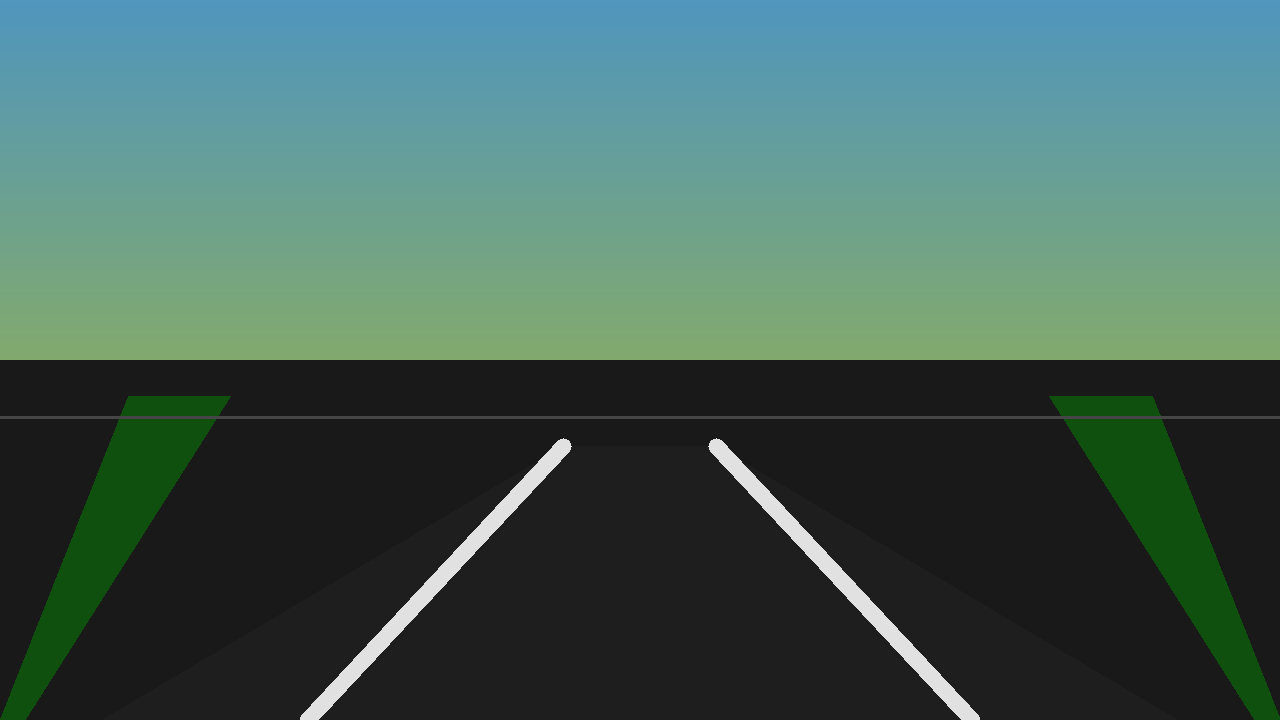
#> input picture data/sample_lane_frame.png, 1280 x 720 px
$ python validate_cpu_vs_gpu.py --image ../data/sample_lane_frame.png
#> lines starting #> are read from the running program, lines starting #| are printed output that depends on the picture; after the words box and inside, x2 and y2 are one past the last pixel; in counts of white or black regions, pixels touching at a corner belong together
### src/cuda_image_processing/io_utils.py
from __future__ import annotations

from pathlib import Path
from typing import Iterable

import cv2
import numpy as np


ROOT = Path(__file__).resolve().parents[2]
DATA_DIR = ROOT / "data"
OUTPUTS_DIR = ROOT / "outputs"
DOCS_ASSETS_DIR = ROOT / "docs" / "assets"


def ensure_dir(path: Path) -> Path:
    path.mkdir(parents=True, exist_ok=True)
    return path


def save_image(path: Path, image: np.ndarray) -> None:
    ensure_dir(path.parent)
    cv2.imwrite(str(path), image)


# [19 lines left out: functions build_video_writer, iter_video_frames, not called in this run]


def read_image(image_path: Path) -> np.ndarray:
    image = cv2.imread(str(image_path))
    if image is None:
        raise RuntimeError(f"Unable to load image: {image_path}")
    return image

### src/cuda_image_processing/lane_detection.py
from __future__ import annotations

from dataclasses import dataclass
from time import perf_counter_ns

import cv2
import numpy as np


@dataclass
class LaneDetectionResult:
    grayscale: np.ndarray
    blurred: np.ndarray
    edges: np.ndarray
    roi_edges: np.ndarray
    line_segments: np.ndarray | None
    lanes: list[tuple[int, int, int, int]]
    line_overlay: np.ndarray
    output: np.ndarray
    timings_ms: dict[str, float]


def _elapsed_ms(start_ns: int) -> float:
    return (perf_counter_ns() - start_ns) / 1_000_000.0


def to_grayscale(frame: np.ndarray) -> np.ndarray:
    return cv2.cvtColor(frame, cv2.COLOR_BGR2GRAY)


def apply_blur(image: np.ndarray, kernel_size: int = 5) -> np.ndarray:
    return cv2.GaussianBlur(image, (kernel_size, kernel_size), 0)


def detect_edges(image: np.ndarray, low_threshold: int = 50, high_threshold: int = 150) -> np.ndarray:
    return cv2.Canny(image, low_threshold, high_threshold)


def apply_roi_mask(image: np.ndarray) -> np.ndarray:
    height, width = image.shape[:2]
    polygon = np.array(
        [
            [
                (int(width * 0.08), height),
                (int(width * 0.43), int(height * 0.60)),
                (int(width * 0.57), int(height * 0.60)),
                (int(width * 0.92), height),
            ]
        ],
        dtype=np.int32,
    )

    mask = np.zeros_like(image)
    fill_value = 255 if image.ndim == 2 else (255,) * image.shape[2]
    cv2.fillPoly(mask, polygon, fill_value)
    return cv2.bitwise_and(image, mask)


def detect_line_segments(masked_edges: np.ndarray) -> np.ndarray | None:
    height, width = masked_edges.shape[:2]
    min_length = max(int(width * 0.08), 40)
    max_gap = max(int(width * 0.02), 20)
    return cv2.HoughLinesP(
        masked_edges,
        1,
        np.pi / 180,
        threshold=40,
        minLineLength=min_length,
        maxLineGap=max_gap,
    )


def _weighted_average_line(points: list[tuple[float, float, float]]) -> tuple[float, float] | None:
    if not points:
        return None
    total_weight = sum(weight for _, _, weight in points)
    slope = sum(slope * weight for slope, _, weight in points) / total_weight
    intercept = sum(intercept * weight for _, intercept, weight in points) / total_weight
    return slope, intercept


def _make_line_points(
    slope: float,
    intercept: float,
    width: int,
    height: int,
    y_bottom: int,
    y_top: int,
) -> tuple[int, int, int, int] | None:
    if abs(slope) < 1e-6:
        return None

    x_bottom = int((y_bottom - intercept) / slope)
    x_top = int((y_top - intercept) / slope)

    x_bottom = int(np.clip(x_bottom, 0, width - 1))
    x_top = int(np.clip(x_top, 0, width - 1))
    return x_bottom, y_bottom, x_top, y_top


def average_lane_lines(frame: np.ndarray, line_segments: np.ndarray | None) -> list[tuple[int, int, int, int]]:
    if line_segments is None:
        return []

    height, width = frame.shape[:2]
    left_fits: list[tuple[float, float, float]] = []
    right_fits: list[tuple[float, float, float]] = []

    for segment in line_segments:
        x1, y1, x2, y2 = segment[0]
        if x1 == x2:
            continue

        slope = (y2 - y1) / (x2 - x1)
        if abs(slope) < 0.45 or abs(slope) > 3.5:
            continue

        intercept = y1 - slope * x1
        length = float(np.hypot(x2 - x1, y2 - y1))
        if slope < 0:
            left_fits.append((slope, intercept, length))
        else:
            right_fits.append((slope, intercept, length))

    lanes: list[tuple[int, int, int, int]] = []
    y_bottom = height - 1
    y_top = int(height * 0.62)

    for fit in (_weighted_average_line(left_fits), _weighted_average_line(right_fits)):
        if fit is None:
            continue
        line = _make_line_points(fit[0], fit[1], width, height, y_bottom, y_top)
        if line is not None:
            lanes.append(line)

    return lanes


def draw_lane_lines(frame: np.ndarray, lanes: list[tuple[int, int, int, int]]) -> np.ndarray:
    overlay = np.zeros_like(frame)
    for x1, y1, x2, y2 in lanes:
        cv2.line(overlay, (x1, y1), (x2, y2), (0, 255, 0), 12)
    return overlay


# [86 lines left out: function detect_color_lane_lines, not called in this run]


def run_lane_detection(frame: np.ndarray) -> LaneDetectionResult:
    timings_ms: dict[str, float] = {}
    total_start = perf_counter_ns()

    stage_start = perf_counter_ns()
    grayscale = to_grayscale(frame)
    timings_ms["grayscale"] = _elapsed_ms(stage_start)

    stage_start = perf_counter_ns()
    blurred = apply_blur(grayscale)
    timings_ms["blur"] = _elapsed_ms(stage_start)

    stage_start = perf_counter_ns()
    edges = detect_edges(blurred)
    timings_ms["edges"] = _elapsed_ms(stage_start)

    stage_start = perf_counter_ns()
    roi_edges = apply_roi_mask(edges)
    timings_ms["roi"] = _elapsed_ms(stage_start)

    stage_start = perf_counter_ns()
    line_segments = detect_line_segments(roi_edges)
    lanes = average_lane_lines(frame, line_segments)
    timings_ms["fit_lanes"] = _elapsed_ms(stage_start)

    stage_start = perf_counter_ns()
    line_overlay = draw_lane_lines(frame, lanes)
    output = cv2.addWeighted(frame, 0.85, line_overlay, 1.0, 0.0)
    timings_ms["overlay"] = _elapsed_ms(stage_start)

    timings_ms["total"] = _elapsed_ms(total_start)

    return LaneDetectionResult(
        grayscale=grayscale,
        blurred=blurred,
        edges=edges,
        roi_edges=roi_edges,
        line_segments=line_segments,
        lanes=lanes,
        line_overlay=line_overlay,
        output=output,
        timings_ms=timings_ms,
    )

### src/cuda_image_processing/gpu_numba.py
from __future__ import annotations

from dataclasses import dataclass
from time import perf_counter_ns

import numpy as np

try:
    from numba import cuda
except Exception as exc:  # pragma: no cover - depends on local optional install
    cuda = None
    _NUMBA_IMPORT_ERROR: Exception | None = exc
else:
    _NUMBA_IMPORT_ERROR = None


class CudaUnavailableError(RuntimeError):
    """Raised when CUDA code is requested on a machine without CUDA support."""


@dataclass
class CudaStatus:
    available: bool
    message: str


@dataclass
class CudaPreprocessResult:
    grayscale: np.ndarray
    blurred: np.ndarray
    edges: np.ndarray
    roi_edges: np.ndarray
    timings_ms: dict[str, float]
    lane_stats: np.ndarray | None = None


def get_cuda_status() -> CudaStatus:
    if _NUMBA_IMPORT_ERROR is not None:
        return CudaStatus(False, f"Numba is not importable: {_NUMBA_IMPORT_ERROR}")
    if cuda is None:
        return CudaStatus(False, "Numba CUDA is not importable.")
    try:
        if not cuda.is_available():
            return CudaStatus(False, "Numba CUDA is installed, but no CUDA-capable NVIDIA GPU is available.")
    except Exception as exc:  # pragma: no cover - depends on local CUDA drivers
        return CudaStatus(False, f"CUDA availability check failed: {exc}")
    return CudaStatus(True, "CUDA is available.")


def require_cuda() -> None:
    status = get_cuda_status()
    if not status.available:
        raise CudaUnavailableError(status.message)


def _elapsed_ms(start_ns: int) -> float:
    return (perf_counter_ns() - start_ns) / 1_000_000.0


if cuda is not None:

    # [104 lines left out: functions _bgr_to_gray_kernel, _box_blur_3x3_kernel, _sobel_threshold_kernel, _roi_mask_kernel, _lane_stats_kernel, _kernel_time_ms, not called in this run]


class CudaFramePreprocessor:
    """Reusable CUDA buffers for fixed-size video frames."""

    def __init__(self, frame_shape: tuple[int, int, int], sobel_threshold: int = 625):
        require_cuda()
        if len(frame_shape) != 3 or frame_shape[2] != 3:
            raise ValueError("CUDA preprocessing expects a BGR frame with shape height x width x 3.")

        self.height, self.width = frame_shape[:2]
        self.frame_shape = frame_shape
        self.sobel_threshold = sobel_threshold
        self.block_dims = (16, 16)
        self.grid_dims = (
            (self.width + self.block_dims[0] - 1) // self.block_dims[0],
            (self.height + self.block_dims[1] - 1) // self.block_dims[1],
        )
        self.empty_image = np.empty((0, 0), dtype=np.uint8)
        self.zero_lane_stats = np.zeros((2, 5), dtype=np.float64)

        self.d_frame = cuda.device_array(frame_shape, dtype=np.uint8)
        self.d_gray = cuda.device_array((self.height, self.width), dtype=np.uint8)
        self.d_blurred = cuda.device_array((self.height, self.width), dtype=np.uint8)
        self.d_edges = cuda.device_array((self.height, self.width), dtype=np.uint8)
        self.d_roi_edges = cuda.device_array((self.height, self.width), dtype=np.uint8)
        self.d_lane_stats = cuda.device_array((2, 5), dtype=np.float64)

    # [115 lines left out: function process, not called in this run]


def preprocess_frame_cuda(
    frame: np.ndarray,
    sobel_threshold: int = 625,
    copy_intermediates: bool = True,
    copy_roi_edges: bool = True,
    compute_lane_stats: bool = False,
) -> CudaPreprocessResult:
    preprocessor = CudaFramePreprocessor(frame.shape, sobel_threshold=sobel_threshold)
    return preprocessor.process(
        frame,
        copy_intermediates=copy_intermediates,
        copy_roi_edges=copy_roi_edges,
        compute_lane_stats=compute_lane_stats,
    )

### src/cuda_image_processing/gpu_pipeline.py
from __future__ import annotations

from collections import deque
from time import perf_counter_ns

import cv2
import numpy as np

from .gpu_numba import CudaFramePreprocessor, CudaUnavailableError, get_cuda_status, preprocess_frame_cuda
from .lane_detection import (
    LaneDetectionResult,
    average_lane_lines,
    detect_line_segments,
    draw_lane_lines,
)


def _elapsed_ms(start_ns: int) -> float:
    return (perf_counter_ns() - start_ns) / 1_000_000.0


# [32 lines left out: function _lanes_from_stats, not called in this run]


class CudaLaneDetector:
    """Stateful CUDA lane detector that reuses device buffers across frames."""

    # [139 lines left out: functions __init__, _split_lanes, _average_widths, _infer_missing, _smooth, _stabilize_lanes and 1 more, not called in this run]


def run_cuda_lane_detection(
    frame: np.ndarray,
    sobel_threshold: int = 625,
    copy_intermediates: bool = True,
    copy_roi_edges: bool = True,
    use_gpu_lane_fit: bool = True,
) -> LaneDetectionResult:
    total_start = perf_counter_ns()
    gpu_result = preprocess_frame_cuda(
        frame,
        sobel_threshold=sobel_threshold,
        copy_intermediates=copy_intermediates,
        copy_roi_edges=copy_roi_edges,
        compute_lane_stats=use_gpu_lane_fit,
    )
    timings_ms = dict(gpu_result.timings_ms)

    stage_start = perf_counter_ns()
    if use_gpu_lane_fit:
        line_segments = None
        lanes = _lanes_from_stats(gpu_result.lane_stats, frame.shape[1], frame.shape[0])
    else:
        line_segments = detect_line_segments(gpu_result.roi_edges)
        lanes = average_lane_lines(frame, line_segments)
    timings_ms["fit_lanes"] = _elapsed_ms(stage_start)

    stage_start = perf_counter_ns()
    line_overlay = draw_lane_lines(frame, lanes)
    output = cv2.addWeighted(frame, 0.85, line_overlay, 1.0, 0.0)
    timings_ms["overlay"] = _elapsed_ms(stage_start)
    timings_ms["total"] = _elapsed_ms(total_start)

    return LaneDetectionResult(
        grayscale=gpu_result.grayscale,
        blurred=gpu_result.blurred,
        edges=gpu_result.edges,
        roi_edges=gpu_result.roi_edges,
        line_segments=line_segments,
        lanes=lanes,
        line_overlay=line_overlay,
        output=output,
        timings_ms=timings_ms,
    )


# [7 lines left out: function explain_cuda_unavailable, not called in this run]


__all__ = [
    "CudaLaneDetector",
    "CudaUnavailableError",
    "explain_cuda_unavailable",
    "get_cuda_status",
    "run_cuda_lane_detection",
]

### scripts/validate_cpu_vs_gpu.py
from __future__ import annotations

import argparse
import sys
from pathlib import Path

import cv2
import numpy as np

ROOT = Path(__file__).resolve().parents[1]
sys.path.insert(0, str(ROOT / "src"))

from cuda_image_processing.gpu_numba import CudaUnavailableError
from cuda_image_processing.gpu_pipeline import explain_cuda_unavailable, run_cuda_lane_detection
from cuda_image_processing.io_utils import OUTPUTS_DIR, ensure_dir, read_image, save_image
from cuda_image_processing.lane_detection import run_lane_detection


def _diff_stats(cpu_image: np.ndarray, gpu_image: np.ndarray) -> tuple[float, int, np.ndarray]:
    diff = cv2.absdiff(cpu_image, gpu_image)
    return float(np.mean(diff)), int(np.max(diff)), diff


def main() -> None:
    parser = argparse.ArgumentParser(description="Validate CPU lane preprocessing against the CUDA path.")
    parser.add_argument("--image", type=Path, required=True, help="Image path to validate.")
    args = parser.parse_args()

    frame = read_image(args.image)
#> in read_image, image is the input picture: shape (720, 1280, 3); mean B, G, R 90.5, 98.4, 68
    cpu_result = run_lane_detection(frame)
#> in to_grayscale, `return cv2.cvtColor(frame, cv2.COLOR_BGR2GRAY)`:
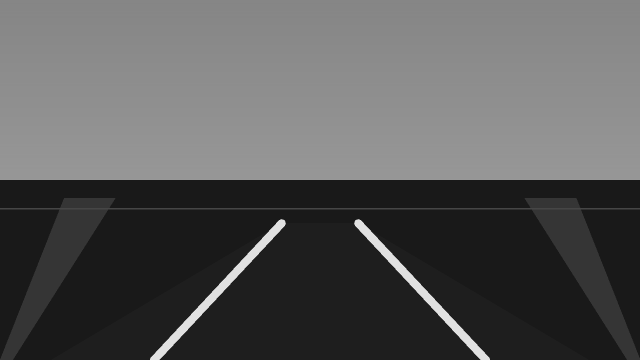
#> returned value: shape (720, 1280) (shown at 1/2 size); min 25, max 225, mean 88.4
#> in detect_edges, `return cv2.Canny(image, low_threshold, high_threshold)`:
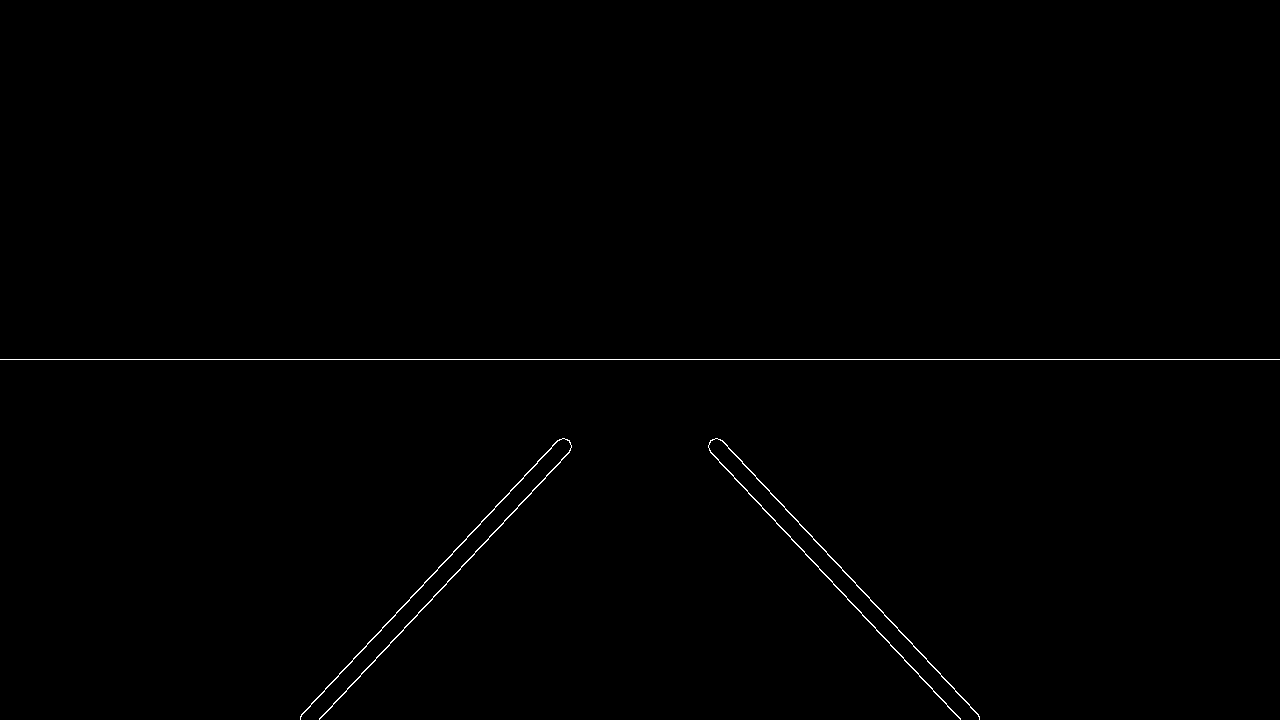
#> returned value: shape (720, 1280); 0.37% white in thin lines or dots, all inside (x1, y1, x2, y2) = (0, 359, 1280, 720)
#> in apply_roi_mask, `return cv2.bitwise_and(image, mask)`:
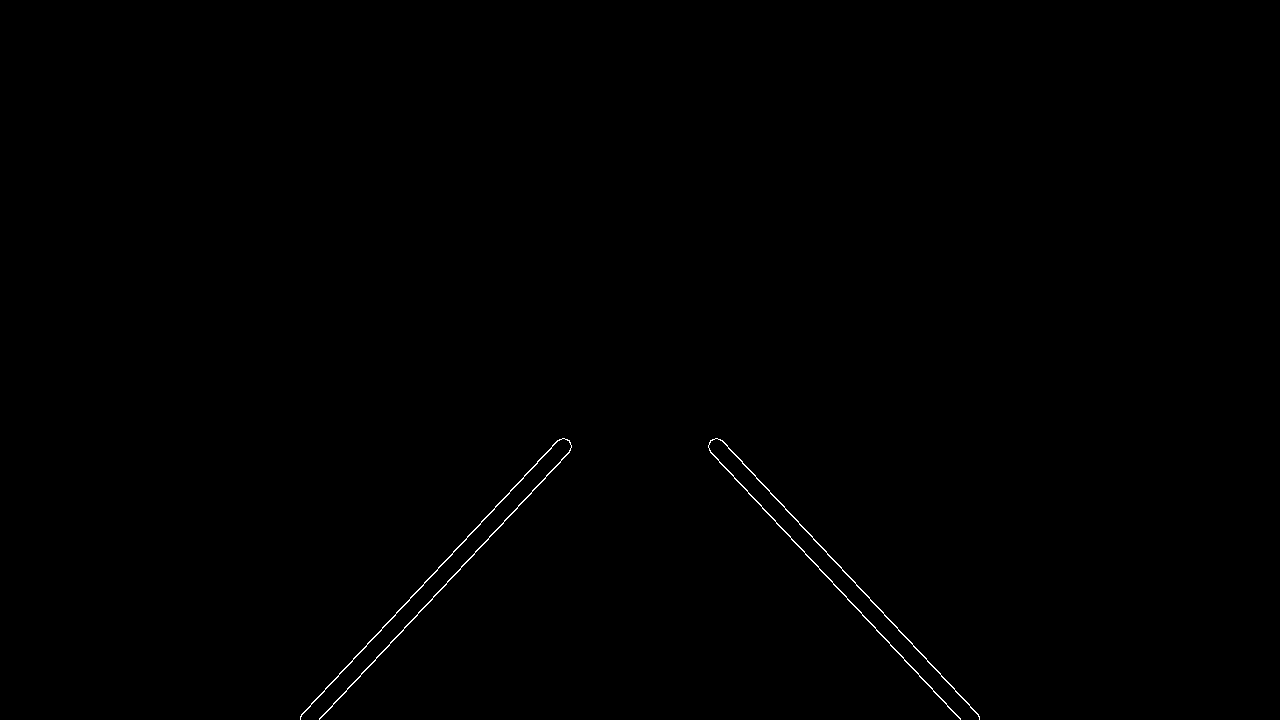
#> returned value: shape (720, 1280); 0.23% white in thin lines or dots, all inside (x1, y1, x2, y2) = (300, 438, 980, 720)
#> in run_lane_detection, `line_segments = detect_line_segments(roi_edges)`: line_segments = [[319, 719, 570, 450], [722, 440, 978, 714], [300, 716, 559, 439], [709, 450, 960, 719], [301, 714, 557, 440], [720, 439, 979, 716], [712, 454, 954, 713]]
#> the loop in average_lane_lines, `for segment in line_segments:` made 7 passes
#> (x1, y1, x2, y2, slope, intercept, length) on passes 1 to 7: (319, 719, 570, 450, -1.07, 1060.9, 367.9), (722, 440, 978, 714, 1.07, -332.8, 375), (300, 716, 559, 439, -1.07, 1036.8, 379.2), (709, 450, 960, 719, 1.07, -309.8, 367.9), (301, 714, 557, 440, -1.07, 1036.2, 375), (720, 439, 979, 716, 1.07, -331, 379.2), (712, 454, 954, 713, 1.07, -308, 354.5)
#> after the loop in average_lane_lines, `for segment in line_segments:`: left_fits = [(-1.07, 1060.9, 367.9), (-1.07, 1036.8, 379.2), (-1.07, 1036.2, 375)]; right_fits = [(1.07, -332.8, 375), (1.07, -309.8, 367.9), (1.07, -331, 379.2), (1.07, -308, 354.5)]
#> in _weighted_average_line, `total_weight = sum(weight for _, _, weight in points)`: total_weight = 1122.1
#> in _weighted_average_line, `slope = sum(slope * weight for slope, _, weight in points) / total_wei..`: slope = -1.07
#> in _weighted_average_line, `intercept = sum(intercept * weight for _, intercept, weight in points)..`: intercept = 1044.5
#> the loop in average_lane_lines, `for fit in (_weighted_average_line(left_fits), _weighted_average_line(..` made 2 passes
#> (fit, x_bottom in _make_line_points, x_top in _make_line_points, line) on passes 1 to 2: ((-1.07, 1044.5), 304, 559, (304, 719, 559, 446)), ((1.07, -320.7), 971, 716, (971, 719, 716, 446))
#> after the loop in average_lane_lines, `for fit in (_weighted_average_line(left_fits), _weighted_average_line(..`: lanes = [(304, 719, 559, 446), (971, 719, 716, 446)]
#> the loop in draw_lane_lines, `for x1, y1, x2, y2 in lanes:` made 2 passes
#> in run_lane_detection, `output = cv2.addWeighted(frame, 0.85, line_overlay, 1.0, 0.0)`:
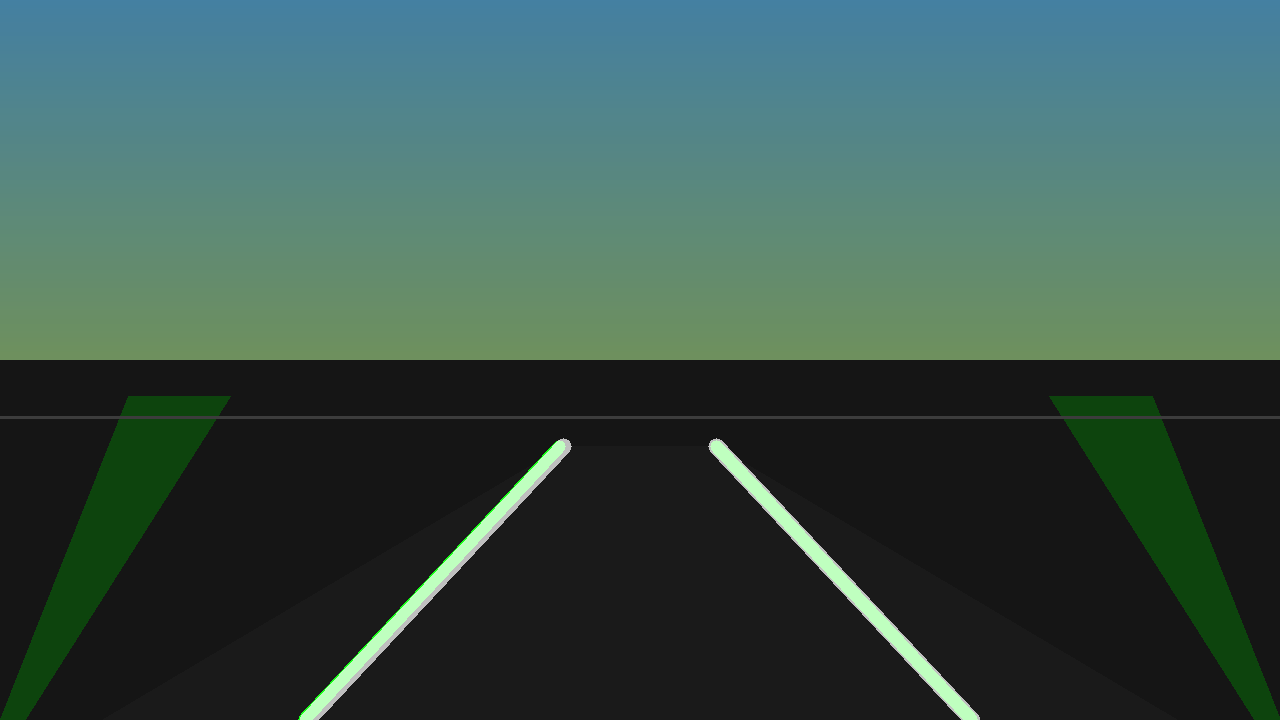
#> output: shape (720, 1280, 3); mean B, G, R 76.9, 84.4, 57.8

    try:
        gpu_result = run_cuda_lane_detection(frame)
#> (the call stopped at in get_cuda_status, `if not cuda.is_available():`: numba is not available in this run)
    except CudaUnavailableError as exc:
        raise SystemExit(f"{exc}\n\n{explain_cuda_unavailable()}") from exc

    output_dir = ensure_dir(OUTPUTS_DIR / "validation")
    save_image(output_dir / "cpu_lane_overlay.png", cpu_result.output)
    save_image(output_dir / "gpu_lane_overlay.png", gpu_result.output)

    for name, cpu_image, gpu_image in (
        ("grayscale", cpu_result.grayscale, gpu_result.grayscale),
        ("edges", cpu_result.edges, gpu_result.edges),
        ("roi_edges", cpu_result.roi_edges, gpu_result.roi_edges),
    ):
        mae, max_diff, diff = _diff_stats(cpu_image, gpu_image)
        save_image(output_dir / f"diff_{name}.png", diff)
        print(f"{name}: mae={mae:.3f}, max_diff={max_diff}")

    print(f"CPU lanes detected: {len(cpu_result.lanes)}")
    print(f"GPU lanes detected: {len(gpu_result.lanes)}")
    print(f"Validation outputs: {output_dir}")


if __name__ == "__main__":
    main()
#> (the call stopped at in __init__, `self.d_frame = cuda.device_array(frame_shape, dtype=np.uint8)`: numba is not available in this run)
